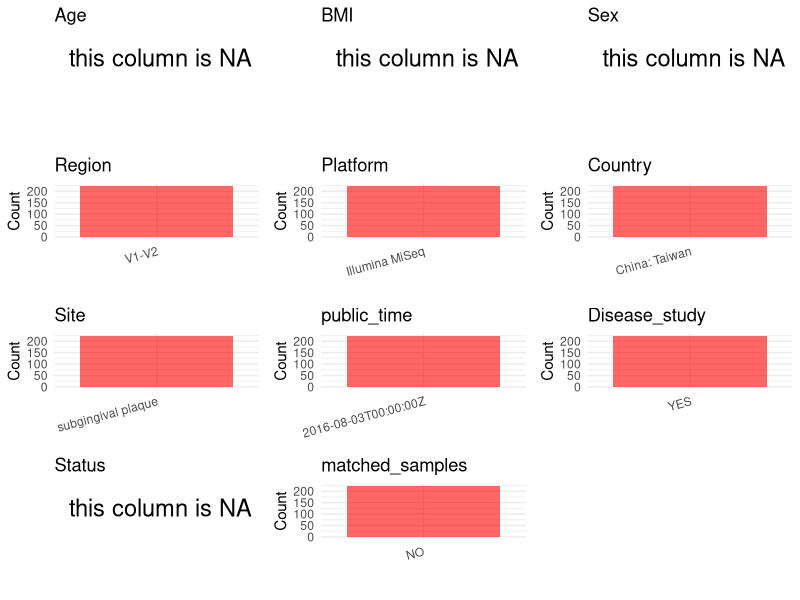

The R script that drew this image: (Note: this script raises an error after producing the figure.)
## ---- chunk 1
# Load necessary libraries
library(dplyr)
library(ggplot2)
library(cowplot)
library(stringr)
# Set working directory (update this path to your local directory)
setwd("/Users/dongbiao/Documents/oral/PRJNA274944/")

# Read the initial metadata files
initial_meta <- read.csv("SraRunTable.csv",header = T)

head(initial_meta)
## ---- chunk 2
# Create a uniform metadata dataframe
sites <- str_extract(initial_meta$sample_type, "saliva|Plaque")
sites[sites == "Plaque"] <- "dental plaque"
metadata <- data.frame(
  BioProject = initial_meta$BioProject,
  Run = initial_meta$Run,
  sample_name = initial_meta$`Sample.Name`,
  Age = NA,
  BMI = NA,
  Sex=NA,
  Region = "V1-V2",
  Platform = initial_meta$Instrument,
  Country = "China: Taiwan",
  Site = "subgingival plaque",
  public_time = initial_meta$ReleaseDate,
  stringsAsFactors = FALSE
)
## ---- chunk 3
# Add information obtained from the publication
metadata$PCR_primers <- "F: 5′-AGAGTTTGATCCTGGCTCAG-3′; R: 5′-TGCTGCCTCCCGTAGGAGT-3′"
metadata$title <- "Subgingival microbiota in individuals with severe chronic periodontitis"
metadata$Disease_study <- "YES"

# Assign disease status based on sample_name patterns
metadata$Status <- NA

# Create matched_samples column
metadata$matched_samples <- "NO"

# Check initial data distribution
cat("Initial sample distribution:\n")
table(metadata$sample_name)
table(metadata$Site)
## ---- chunk 4
# Check the number of unique runs and sample names
print(paste("Number of unique runs:", length(unique(metadata$Run))))
print(paste("Number of unique sample names:", length(unique(metadata$sample_name))))
## ---- chunk 5
# Select columns for visualization
plot_data <- metadata %>%
  select(-BioProject, -Run, -sample_name, -title)

# Function to create simple plots for each column
create_simple_plots <- function(data) {
  plots <- list()
  
  for (col in colnames(data)) {
    # Check if the column is all NA
    if (all(is.na(data[[col]]))) {
      # Create an empty plot with text indicating all NA
      p <- ggplot() +
        annotate("text", x = 0.5, y = 0.5, label = "this column is NA", size = 6) +
        labs(title = col) +
        theme_void()
    } else if (is.numeric(data[[col]])) {
      # Numeric variable: histogram
      p <- ggplot(data, aes(x = .data[[col]])) +
        geom_histogram(fill = "blue", alpha = 0.6, bins = 20, na.rm = TRUE) +
        labs(title = col) +
        theme_minimal()
    } else {
      # Categorical variable: bar plot (remove NA values)
      count_data <- as.data.frame(table(data[[col]], useNA = "ifany"))
      p <- ggplot(count_data, aes(x = reorder(Var1, -Freq), y = Freq)) +
        geom_col(fill = "red", alpha = 0.6) +
        labs(title = col, x = NULL, y = "Count") +
        theme_minimal() +
        theme(axis.text.x = element_text(angle = 15, hjust = 1))
    }
    plots[[col]] <- p
  }
  
  return(plots)
}

# Generate and arrange plots
plots <- create_simple_plots(plot_data)
p<-plot_grid(plots$Age, 
          plots$BMI, 
          plots$Sex, 
          plots$Region, 
          plots$Platform, 
          plots$Country, 
          plots$Site,
          plots$public_time, 
          plots$Disease_study,
          plots$Status,
          plots$matched_samples,# add 
          ncol = 3, align = "hv", axis = "lb")
ggsave("Metadata_Summary.png", plot = p, width = 8, height = 6, dpi = 150)
## ---- chunk 6
knitr::include_graphics("Metadata_Summary.png")
## ---- chunk 7
# Reorder columns to match the desired format
metadata <- metadata[, c(
  "BioProject", "Run", "sample_name", "Age", "BMI", "Sex", 
  "Region", "Platform", "Country", "Site", "public_time", 
  "PCR_primers", "title", "Disease_study", "Status","matched_samples"
)]

# Export the uniform metadata to a CSV file
write.csv(metadata, file = "metadata.csv", quote = FALSE)
head(metadata)
